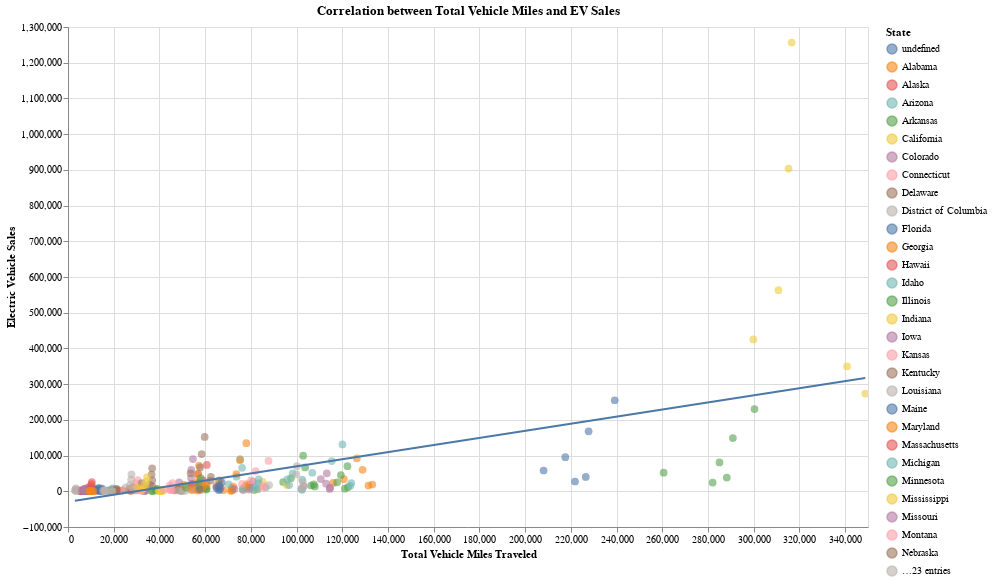

The code cell stored with this chart in its notebook:
### Code cell
# Convert 'Total VMT' to numeric (remove commas if needed)
df["Total VMT"] = df["Total VMT"].astype(str).str.replace(',', '').astype(float)
# Create scatter plot with regression line
scatter_plot = alt.Chart(df).mark_circle(size=60, opacity=0.6).encode(
    x=alt.X("Total VMT:Q", title="Total Vehicle Miles Traveled"),
    y=alt.Y("Electric (EV):Q", title="Electric Vehicle Sales"),
    color=alt.Color("STATE:N", legend=alt.Legend(title="State")),
    tooltip=["STATE", "Year", "Total VMT", "Electric (EV)"]
)
# Regression line (trendline)
regression_line = scatter_plot.transform_regression(
    "Total VMT", "Electric (EV)", method="linear"
).mark_line(color="red")
# Combine scatter plot and regression line
chart = (scatter_plot + regression_line).properties(
    width=800,
    height=500,
    title="Correlation between Total Vehicle Miles and EV Sales"
).interactive()
chart.show()

### Figure 1 — Vega-Lite specification as saved in the notebook (floating-point values rounded to 4 significant figures; data arrays with more than 128 entries replaced by an {"elided": "..."} marker saying what was removed)
{"config": {"view": {"continuousWidth": 300, "continuousHeight": 300}}, "layer": [{"mark": {"type": "circle", "opacity": 0.6, "size": 60}, "encoding": {"color": {"field": "STATE", "legend": {"title": "State"}, "type": "nominal"}, "tooltip": [{"field": "STATE", "type": "nominal"}, {"field": "Year", "type": "quantitative"}, {"field": "Total VMT", "type": "quantitative"}, {"field": "Electric (EV)", "type": "quantitative"}], "x": {"field": "Total VMT", "title": "Total Vehicle Miles Traveled", "type": "quantitative"}, "y": {"field": "Electric (EV)", "title": "Electric Vehicle Sales", "type": "quantitative"}}, "name": "view_1"}, {"mark": {"type": "line", "color": "red"}, "encoding": {"color": {"field": "STATE", "legend": {"title": "State"}, "type": "nominal"}, "tooltip": [{"field": "STATE", "type": "nominal"}, {"field": "Year", "type": "quantitative"}, {"field": "Total VMT", "type": "quantitative"}, {"field": "Electric (EV)", "type": "quantitative"}], "x": {"field": "Total VMT", "title": "Total Vehicle Miles Traveled", "type": "quantitative"}, "y": {"field": "Electric (EV)", "title": "Electric Vehicle Sales", "type": "quantitative"}}, "transform": [{"on": "Total VMT", "regression": "Electric (EV)", "method": "linear"}]}], "data": {"name": "data-ddef98821835049fc0d6eb782e65f4ef"}, "height": 500, "params": [{"name": "param_2", "select": {"type": "interval", "encodings": ["x", "y"]}, "bind": "scales", "views": ["view_1"]}], "title": "Correlation between Total Vehicle Miles and EV Sales", "width": 800, "$schema": "https://vega.github.io/schema/vega-lite/v5.20.1.json", "datasets": {"data-ddef98821835049fc0d6eb782e65f4ef": {"elided": "306 records"}}}
